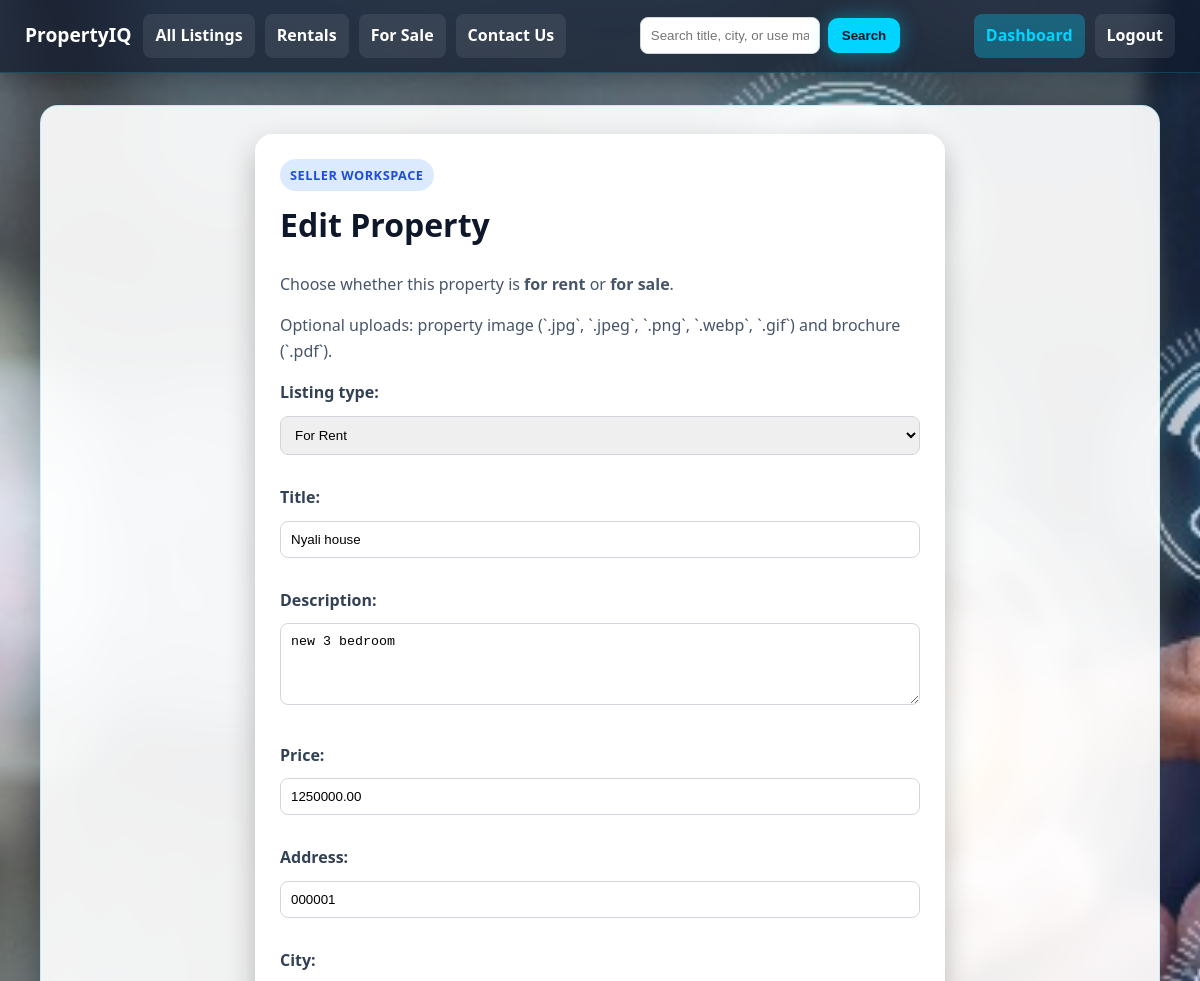
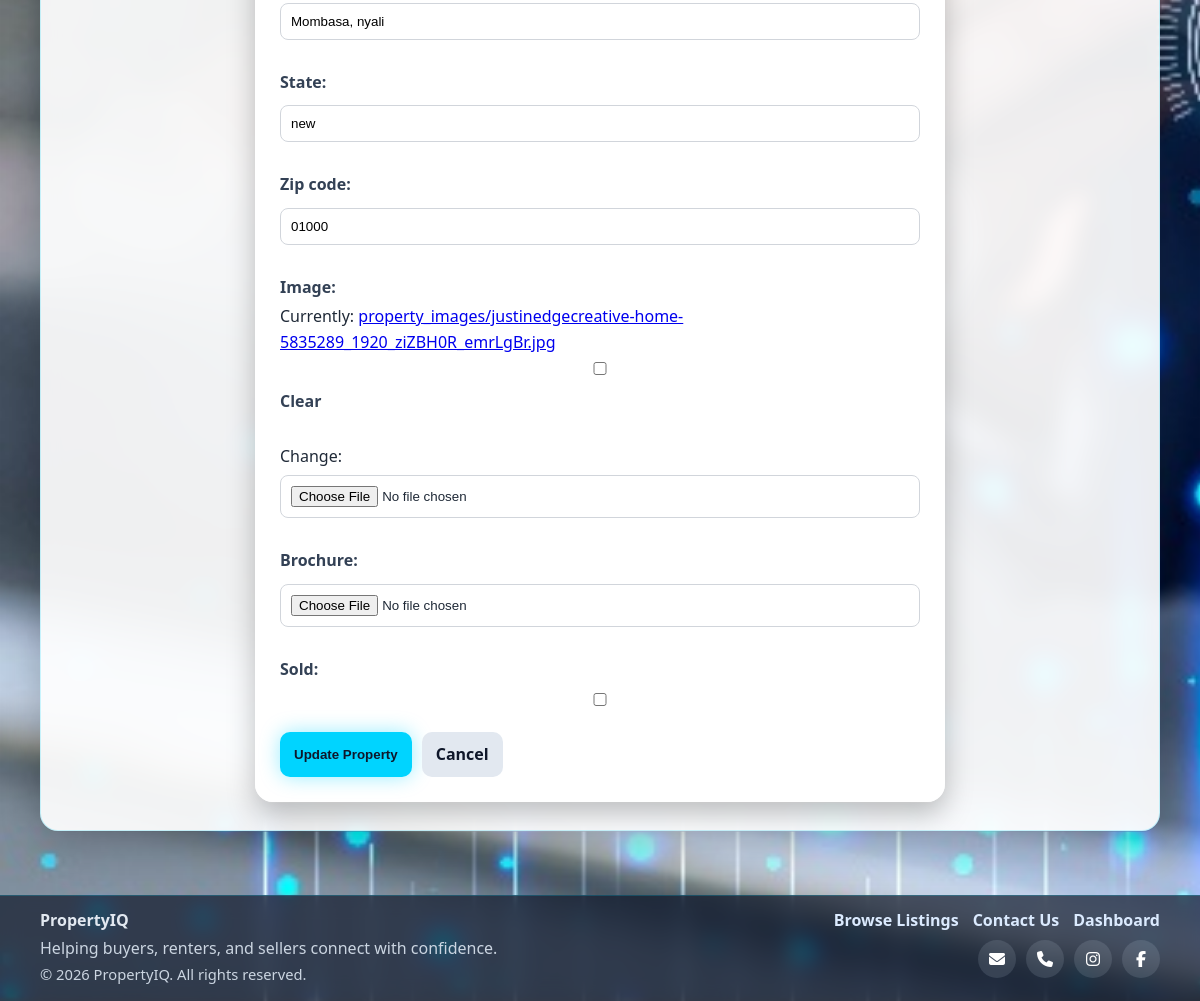
The page /properties/1/edit/ (signed in) on the database its author committed (2 pictures, top to bottom).
### listings/models.py (models this page shows, shortened)
class Property(models.Model):
    LISTING_TYPES = [
        ("sale", "For Sale"),
        ("rent", "For Rent"),
    ]
    listing_type = models.CharField(max_length=10, choices=LISTING_TYPES, default="sale")
    title = models.CharField(max_length=200)
    description = models.TextField()
    price = models.DecimalField(max_digits=10, decimal_places=2)
    address = models.CharField(max_length=255)
    city = models.CharField(max_length=100)
    state = models.CharField(max_length=100)
    zip_code = models.CharField(max_length=20)
    image = models.FileField(
        upload_to="property_images/",
        blank=True,
        null=True,
        validators=[FileExtensionValidator(["jpg", "jpeg", "png", "webp", "gif"])],
    )
    brochure = models.FileField(
        upload_to="property_brochures/",
        blank=True,
        null=True,
        validators=[FileExtensionValidator(["pdf"])],
    )
    listed_date = models.DateTimeField(auto_now_add=True)
    sold = models.BooleanField(default=False)
    owner = models.ForeignKey(User, on_delete=models.CASCADE)

### listings/views.py (the view)
# urls.py: path("properties/<int:property_id>/edit/", views.property_update, name="property_update"),
@login_required
def property_update(request, property_id):
    if not _is_seller(request.user):
        return HttpResponseForbidden("Only agents/sellers can edit properties.")
    property_item = get_object_or_404(Property, id=property_id, owner=request.user)
    form = PropertyForm(request.POST or None, request.FILES or None, instance=property_item)
    if request.method == "POST" and form.is_valid():
        form.save()
        messages.success(request, "Property updated successfully.")
        return redirect("dashboard")
    return render(
        request,
        "listings/property_form.html",
        {"form": form, "page_title": "Edit Property", "button_label": "Update Property"},
    )

### listings/forms.py
class PropertyForm(forms.ModelForm):
    class Meta:
        model = Property
        fields = ("listing_type", "title", "description", "price", "address", "city", "state", "zip_code", "image", "brochure", "sold")
        widgets = {
            "description": forms.Textarea(attrs={"rows": 4}),
        }

### listings/views.py (called while the page is built)
def _is_seller(user):
    return user.is_authenticated and user.groups.filter(name="seller").exists()

### listings/templates/listings/property_form.html (shortened to what this page needs)
{% extends "listings/base.html" %}
{% load static %}
{% block extra_head %}
    <link rel="stylesheet" href="{% static 'css/forms.css' %}">
{% endblock %}
{% block content %}
    <div class="form-shell">
        <div class="form-card wide">
            <p class="form-eyebrow">Seller Workspace</p>
            <h1>{{ page_title }}</h1>
            <p class="hint">Choose whether this property is <strong>for rent</strong> or <strong>for sale</strong>.</p>
            <p class="file-help">Optional uploads: property image (`.jpg`, `.jpeg`, `.png`, `.webp`, `.gif`) and brochure (`.pdf`).</p>
            <form method="post" enctype="multipart/form-data">
                {{ form.as_p }}
                <div class="form-actions">
                    <button type="submit">{{ button_label }}</button>
                    <a class="button secondary" href="{% url 'dashboard' %}">Cancel</a>
                </div>
            </form>
        </div>
    </div>
{% endblock %}

### static/css/styles.css (style rules this page uses)
html { scroll-behavior: smooth; }
body { font-family: "Segoe UI", Arial, sans-serif; background: linear-gradient(180deg, #f8fbff 0%, #eef4ff 100%); background-image: url('/static/images/portfolio-9.jpg'); background-size: cover; margin: 0; color: #1f2937; line-height: 1.6; min-height: 100vh; }
h1 { margin-top: 0; color: #0f172a; }
input, textarea, select { width: 100%; padding: 10px; margin: 6px 0 14px; border: 1px solid #d1d5db; border-radius: 8px; box-sizing: border-box; }
button, a.button { display: inline-block; padding: 10px 14px; border-radius: 10px; border: 0; background: #00d4ff; color: #0f172a; text-decoration: none; cursor: pointer; font-weight: 700; transition: transform 0.2s ease, box-shadow 0.2s ease, opacity 0.2s ease; box-shadow: 0 0 20px rgba(0, 212, 255, 0.4); }
button.secondary, a.button.secondary { background: #e2e8f0; color: #0f172a; box-shadow: none; }

### static/css/forms.css (style rules this page uses)
.form-shell { max-width: 720px; margin: 0 auto; }
.form-card { background: rgba(255, 255, 255, 0.92); backdrop-filter: blur(10px); border: 1px solid rgba(255, 255, 255, 0.3); border-radius: 18px; padding: 24px; box-shadow: 0 12px 28px rgba(0, 0, 0, 0.25); }
.form-card.wide { max-width: 640px; margin: 0 auto; }
.form-eyebrow { display: inline-block; margin: 0 0 8px; padding: 6px 10px; border-radius: 999px; background: #dbeafe; color: #1d4ed8; font-size: 0.8rem; font-weight: 700; letter-spacing: 0.04em; text-transform: uppercase; }
.hint, .file-help { color: #475569; }
.form-card form p { margin-bottom: 12px; }
.form-card label { display: block; font-weight: 700; color: #334155; margin-bottom: 4px; }
.form-actions { display: flex; gap: 10px; flex-wrap: wrap; margin-top: 8px; }

### rows shown on the page
Property: listing_type "For Rent", title "Nyali house", description "new 3 bedroom", price "1250000.00", address "000001", city "Mombasa, nyali", state "new", zip_code "01000"

### other values the page prints
{{ page_title }} "Edit Property"
{{ button_label }} "Update Property"
